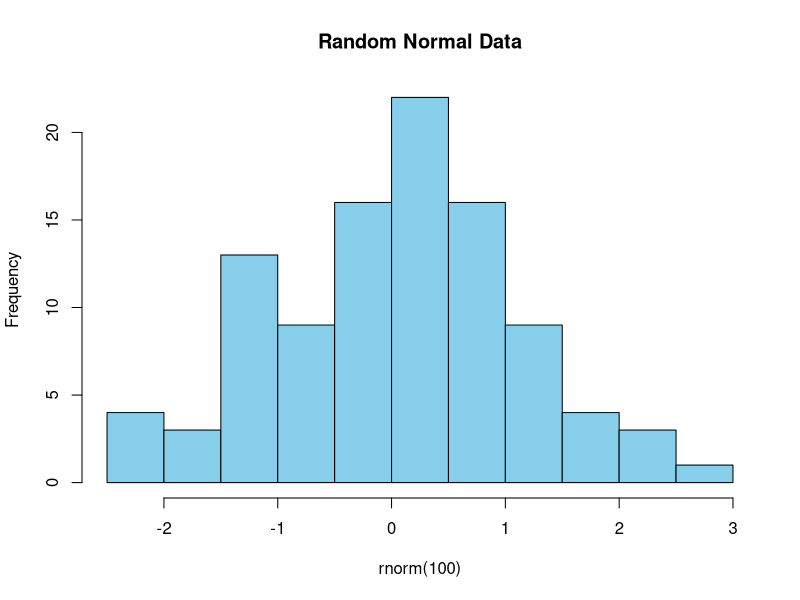

Recreate this plot in R.
## ---- chunk 1

hist(rnorm(100), main = "Random Normal Data", col = 
"skyblue")
